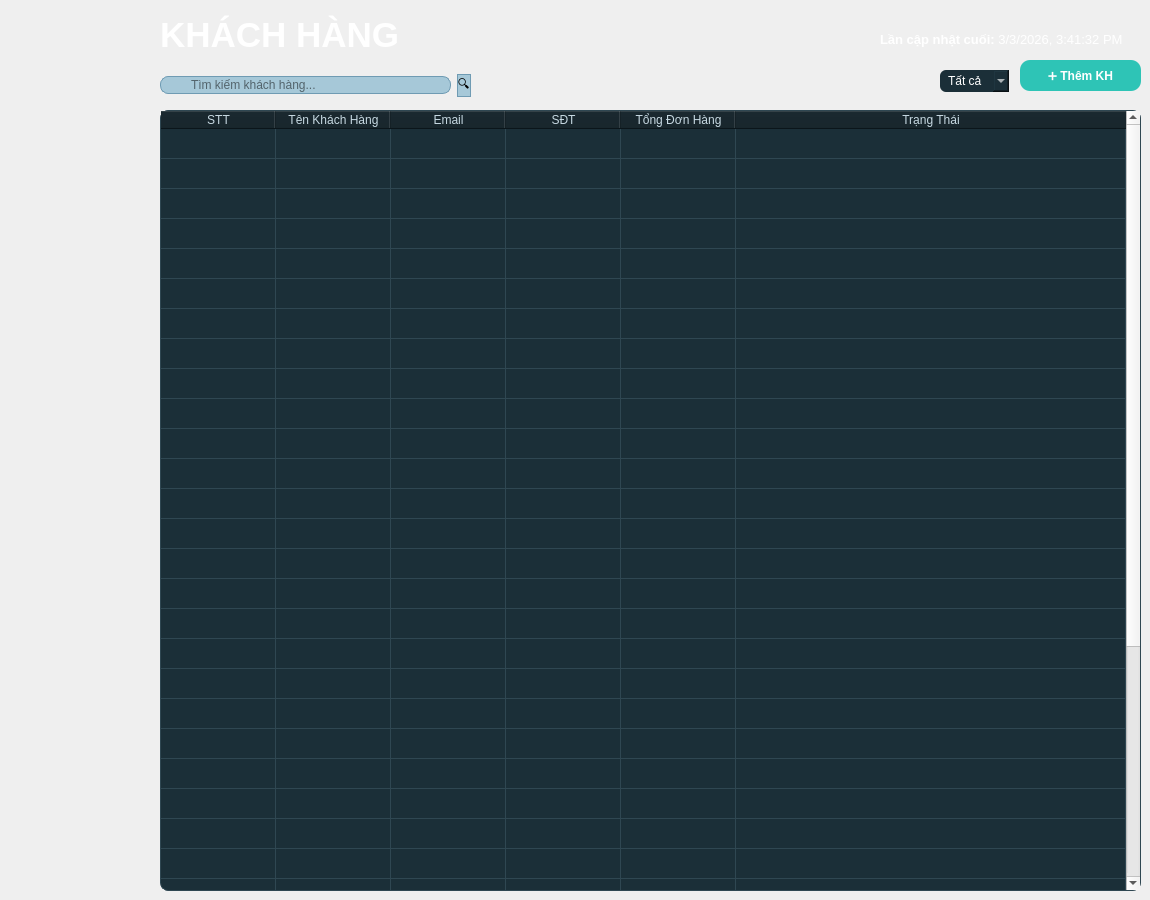
    <widget class="QWidget" name="kh">
     <widget class="QPushButton" name="pb_add_kh">
      <property name="geometry">
       <rect>
        <x>1020</x>
        <y>60</y>
        <width>121</width>
        <height>31</height>
       </rect>
      </property>
      <property name="font">
       <font>
        <family>Arial</family>
        <weight>75</weight>
        <bold>true</bold>
       </font>
      </property>
      <property name="styleSheet">
       <string notr="true">QPushButton{
    background-color: #2EC4B6;
    color: white;
    border: none;
    border-radius: 10px;
    padding: 6px 16px;
    font-weight: 600;
}

QPushButton:hover{
    background-color: #0ea5a4;
}

QPushButton:pressed{
    background-color: #0d9488;
}</string>
      </property>
      <property name="text">
       <string>➕ Thêm KH</string>
      </property>
     </widget>
     <widget class="QLabel" name="lb_updatetime_kh">
      <property name="geometry">
       <rect>
        <x>880</x>
        <y>30</y>
        <width>261</width>
        <height>20</height>
       </rect>
      </property>
      <property name="font">
       <font>
        <family>Arial</family>
        <weight>50</weight>
        <bold>false</bold>
       </font>
      </property>
      <property name="styleSheet">
       <string notr="true">QLabel {
    color: #FFFFFF;
}
</string>
      </property>
      <property name="text">
       <string>&lt;html&gt;&lt;head/&gt;&lt;body&gt;&lt;p&gt;&lt;span style=&quot; font-size:10pt; font-weight:600;&quot;&gt;Lần cập nhật cuối:&lt;/span&gt;&lt;span style=&quot; font-size:10pt;&quot;&gt; 3/3/2026, 3:41:32 PM&lt;/span&gt;&lt;/p&gt;&lt;/body&gt;&lt;/html&gt;</string>
      </property>
     </widget>
     <widget class="QComboBox" name="cb_f_kh">
      <property name="geometry">
       <rect>
        <x>940</x>
        <y>70</y>
        <width>69</width>
        <height>22</height>
       </rect>
      </property>
      <property name="font">
       <font>
        <family>Arial</family>
        <weight>50</weight>
        <bold>false</bold>
       </font>
      </property>
      <property name="styleSheet">
       <string notr="true">QComboBox {
    background-color: #1B2F38;
    color: white;
    border-radius: 6px;
    padding: 4px 8px;
}

QComboBox QAbstractItemView {
    background-color:#1B2F38;
    color: white;
}</string>
      </property>
      <property name="editable">
       <bool>false</bool>
      </property>
      <property name="currentText">
       <string notr="true">Tất cả</string>
      </property>
      <item>
       <property name="text">
        <string>Tất cả</string>
       </property>
      </item>
      <item>
       <property name="text">
        <string>VIP</string>
       </property>
      </item>
      <item>
       <property name="text">
        <string>Gần đây</string>
       </property>
      </item>
      <item>
       <property name="text">
        <string>Đã lâu</string>
       </property>
      </item>
      <item>
       <property name="text">
        <string/>
       </property>
      </item>
     </widget>
     <widget class="QWidget" name="layoutWidget_7">
      <property name="geometry">
       <rect>
        <x>160</x>
        <y>70</y>
        <width>311</width>
        <height>31</height>
       </rect>
      </property>
      <layout class="QHBoxLayout" name="hlayout_kh">
       <item>
        <widget class="QLineEdit" name="lne_search_kh">
         <property name="font">
          <font>
           <family>Arial</family>
          </font>
         </property>
         <property name="styleSheet">
          <string notr="true">QLineEdit {
background-color: #A6C8D8;
border: 1px solid #6F9BB3;
border-radius: 8px;
padding-left: 28px;
}</string>
         </property>
         <property name="text">
          <string/>
         </property>
         <property name="placeholderText">
          <string>Tìm kiếm khách hàng...</string>
         </property>
        </widget>
       </item>
       <item>
        <widget class="QPushButton" name="pb_search_kh">
         <property name="styleSheet">
          <string notr="true">QPushButton {
background-color: #A6C8D8;
border: 1px solid #6F9BB3;
border-radius: 8px;
}</string>
         </property>
         <property name="text">
          <string>🔍</string>
         </property>
        </widget>
       </item>
      </layout>
     </widget>
     <widget class="QLabel" name="lb_kh">
      <property name="geometry">
       <rect>
        <x>160</x>
        <y>10</y>
        <width>291</width>
        <height>51</height>
       </rect>
      </property>
      <property name="font">
       <font>
        <family>Arial</family>
        <weight>50</weight>
        <bold>false</bold>
       </font>
      </property>
      <property name="styleSheet">
       <string notr="true">color: white;</string>
      </property>
      <property name="text">
       <string>&lt;html&gt;&lt;head/&gt;&lt;body&gt;&lt;p&gt;&lt;span style=&quot; font-size:26pt; font-weight:600;&quot;&gt;KHÁCH HÀNG&lt;/span&gt;&lt;/p&gt;&lt;/body&gt;&lt;/html&gt;</string>
      </property>
     </widget>
     <widget class="QTableWidget" name="tbwg_kh">
      <property name="geometry">
       <rect>
        <x>160</x>
        <y>110</y>
        <width>981</width>
        <height>781</height>
       </rect>
      </property>
      <property name="font">
       <font>
        <family>Arial</family>
       </font>
      </property>
      <property name="autoFillBackground">
       <bool>false</bool>
      </property>
      <property name="styleSheet">
       <string notr="true">QTableWidget{
    background-color: #1B2F38;
    border: 1px solid #2f4752;
    gridline-color: #2f4752;
    color: #C7D9E2;
    border-radius: 8px;
}

QHeaderView::section{
    background-color: #0F1E25;
    color: #C7D9E2;}</string>
      </property>
      <property name="sizeAdjustPolicy">
       <enum>QAbstractScrollArea::AdjustToContents</enum>
      </property>
      <attribute name="horizontalHeaderDefaultSectionSize">
       <number>115</number>
      </attribute>
      <attribute name="horizontalHeaderStretchLastSection">
       <bool>true</bool>
      </attribute>
      <attribute name="verticalHeaderVisible">
       <bool>false</bool>
      </attribute>
      <attribute name="verticalHeaderCascadingSectionResizes">
       <bool>false</bool>
      </attribute>
      <attribute name="verticalHeaderHighlightSections">
       <bool>true</bool>
      </attribute>
      <attribute name="verticalHeaderStretchLastSection">
       <bool>true</bool>
      </attribute>
      <row>
       <property name="text">
        <string>1</string>
       </property>
      </row>
      <row>
       <property name="text">
        <string>New Row</string>
       </property>
      </row>
      <row>
       <property name="text">
        <string>New Row</string>
       </property>
      </row>
      <row>
       <property name="text">
        <string>New Row</string>
       </property>
      </row>
      <row>
       <property name="text">
        <string>New Row</string>
       </property>
      </row>
      <row>
       <property name="text">
        <string>New Row</string>
       </property>
      </row>
      <row>
       <property name="text">
        <string>New Row</string>
       </property>
      </row>
      <row>
       <property name="text">
        <string>New Row</string>
       </property>
      </row>
      <row>
       <property name="text">
        <string>New Row</string>
       </property>
      </row>
      <row>
       <property name="text">
        <string>New Row</string>
       </property>
      </row>
      <row>
       <property name="text">
        <string>New Row</string>
       </property>
      </row>
      <row>
       <property name="text">
        <string>New Row</string>
       </property>
      </row>
      <row>
       <property name="text">
        <string>New Row</string>
       </property>
      </row>
      <row>
       <property name="text">
        <string>New Row</string>
       </property>
      </row>
      <row>
       <property name="text">
        <string>New Row</string>
       </property>
      </row>
      <row>
       <property name="text">
        <string>New Row</string>
       </property>
      </row>
      <row>
       <property name="text">
        <string>New Row</string>
       </property>
      </row>
      <row>
       <property name="text">
        <string>New Row</string>
       </property>
      </row>
      <row>
       <property name="text">
        <string>New Row</string>
       </property>
      </row>
      <row>
       <property name="text">
        <string>New Row</string>
       </property>
      </row>
      <row>
       <property name="text">
        <string>New Row</string>
       </property>
      </row>
      <row>
       <property name="text">
        <string>New Row</string>
       </property>
      </row>
      <row>
       <property name="text">
        <string>New Row</string>
       </property>
      </row>
      <row>
       <property name="text">
        <string>New Row</string>
       </property>
      </row>
      <row>
       <property name="text">
        <string>New Row</string>
       </property>
      </row>
      <row>
       <property name="text">
        <string>New Row</string>
       </property>
      </row>
      <row>
       <property name="text">
        <string>New Row</string>
       </property>
      </row>
      <row>
       <property name="text">
        <string>New Row</string>
       </property>
      </row>
      <row>
       <property name="text">
        <string>New Row</string>
       </property>
      </row>
      <row>
       <property name="text">
        <string>New Row</string>
       </property>
      </row>
      <row>
       <property name="text">
        <string>New Row</string>
       </property>
      </row>
      <row>
       <property name="text">
        <string>New Row</string>
       </property>
      </row>
      <row>
       <property name="text">
        <string>New Row</string>
       </property>
      </row>
      <row>
       <property name="text">
        <string>New Row</string>
       </property>
      </row>
      <row>
       <property name="text">
        <string>New Row</string>
       </property>
      </row>
      <row>
       <property name="text">
        <string>New Row</string>
       </property>
      </row>
      <column>
       <property name="text">
        <string>STT</string>
       </property>
      </column>
      <column>
       <property name="text">
        <string>Tên Khách Hàng</string>
       </property>
      </column>
      <column>
       <property name="text">
        <string>Email</string>
       </property>
      </column>
      <column>
       <property name="text">
        <string>SĐT</string>
       </property>
      </column>
      <column>
       <property name="text">
        <string>Tổng Đơn Hàng</string>
       </property>
      </column>
      <column>
       <property name="text">
        <string>Trạng Thái</string>
       </property>
      </column>
      <item row="0" column="0">
       <property name="text">
        <string/>
       </property>
      </item>
      <item row="0" column="1">
       <property name="text">
        <string/>
       </property>
      </item>
      <item row="0" column="2">
       <property name="text">
        <string/>
       </property>
      </item>
      <item row="0" column="3">
       <property name="text">
        <string/>
       </property>
      </item>
      <item row="0" column="4">
       <property name="text">
        <string/>
       </property>
      </item>
      <item row="6" column="0">
       <property name="text">
        <string/>
       </property>
      </item>
      <item row="6" column="1">
       <property name="text">
        <string/>
       </property>
      </item>
      <item row="6" column="3">
       <property name="text">
        <string/>
       </property>
      </item>
     </widget>
    </widget>
